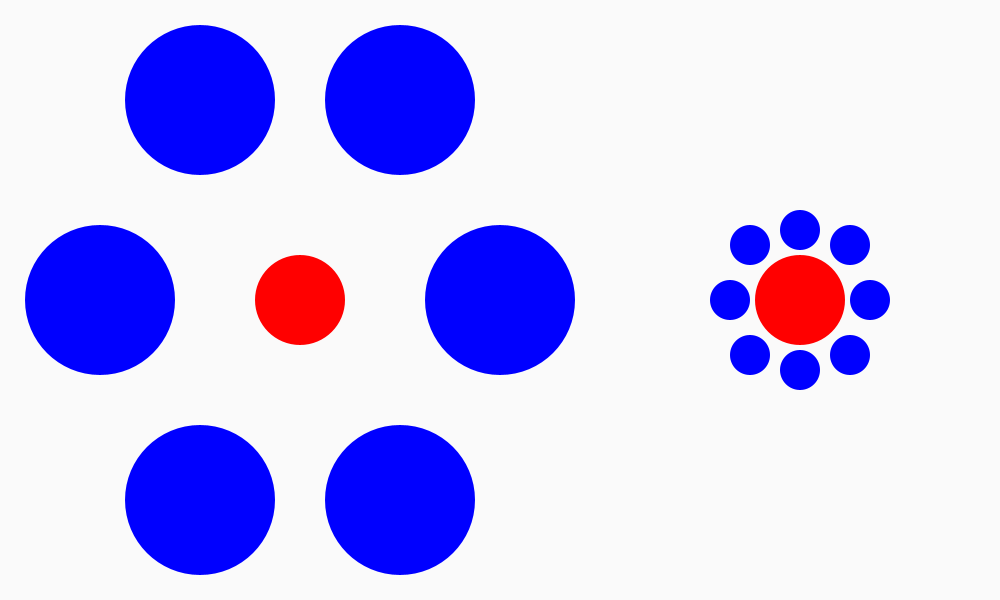
Frame 1 (no input)
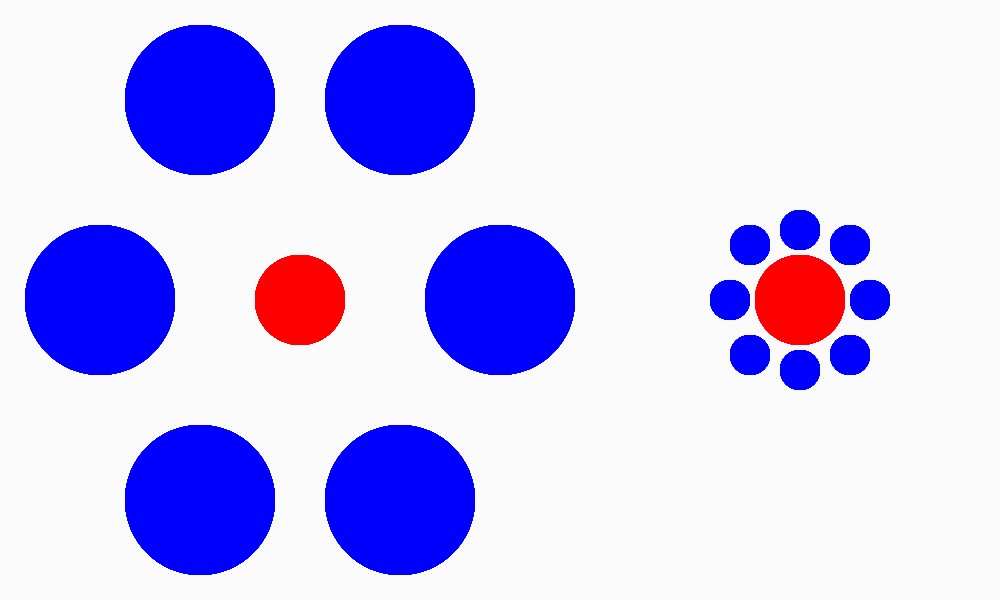
Frame 60 (the mouse pressed at the canvas centre just before this capture)
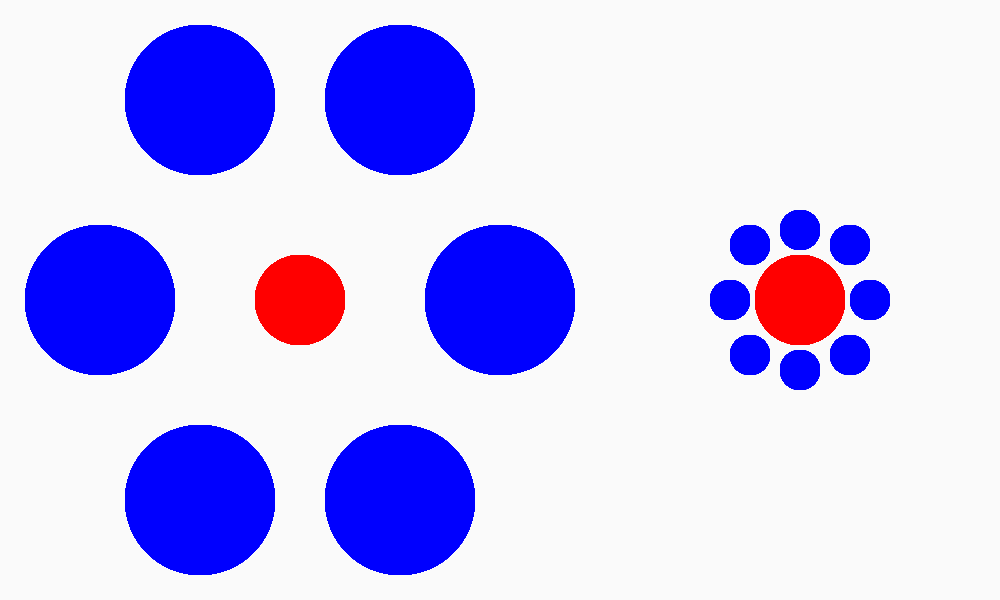
Frame 120 (the mouse held since frame 60 and released just before this capture)

The Processing sketch that drew these frames (run headless with seeded random() and noise(); from frame 60 on, the mouse is pressed at the canvas centre):

// Processing sketch: Ebbinghaus_Illusion
// ── Ebbinghaus_Illusion.pde
color blue = color(0,0,256);
color value;
void setup()
{
  size(1000, 600);
  background(250);
  value = blue;
}

void draw()
{
  noStroke();
  fill(value);
  circle(200, 100, 150);
  circle(400, 100, 150);
  circle(500, 300, 150);
  circle(100, 300, 150);
  circle(200, 500, 150);
  circle(400, 500, 150);
  
  fill(255,0,0);  
  circle(300, 300, 90);
  
  fill(value);
  circle(750, 245, 40);
  circle(800, 230, 40);
  circle(850, 245, 40);
  circle(870, 300, 40);
  circle(850, 355, 40);
  circle(800, 370, 40);
  circle(750, 355, 40);
  circle(730, 300, 40);
  
  fill(255,0,0);  
  circle(800, 300, 90);
}

void mouseClicked(){
  if (value == blue) {
    value = 250;
  } else {
    value = blue;
  }
}
